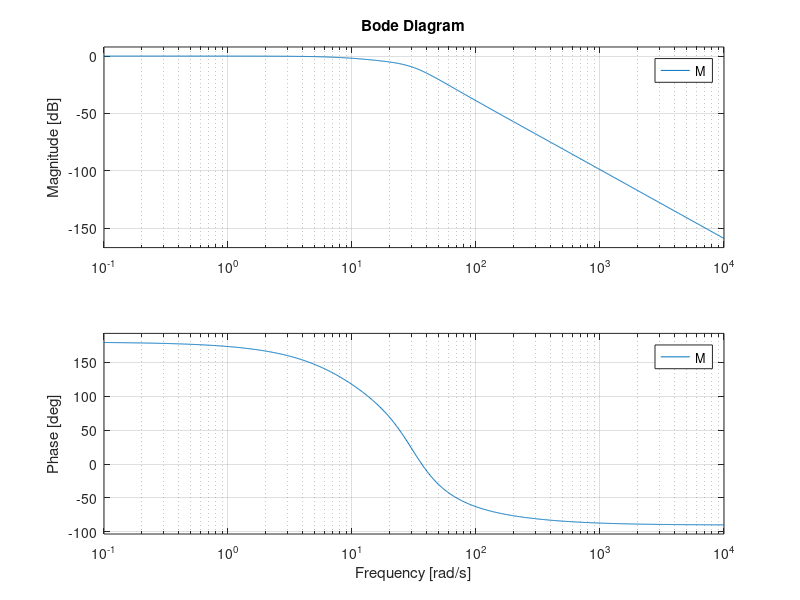

The MATLAB script that drew this image:
G1 = tf([1],[.12 1]);
A1 = 12;
G2 = tf([.15 1], [.15 0]);
G3 = tf([1], [.02 1]);
A2 = 12;
G4 = tf([.015 1], [.015 0]);
G5 = tf([1.28], [.0033 1]);
G6 = tf([20], [.03 1]);
G7 = tf([1], [.44 0]);
H1 = tf([1], [.005 1]);


M1 = G1*A1*G2*G3*A2*G4*G5*G6*G7;
L1 = (A1*G2*G3*A2*G4*G5*G6*G7*(-1)*H1) + (A2*G4*G5*G6*(-1)) + (G6*G7*(-1));

M = M1/L1


bode(M);


% To get the array representation of M
% [num, den] = tfdata(M, 'v')
